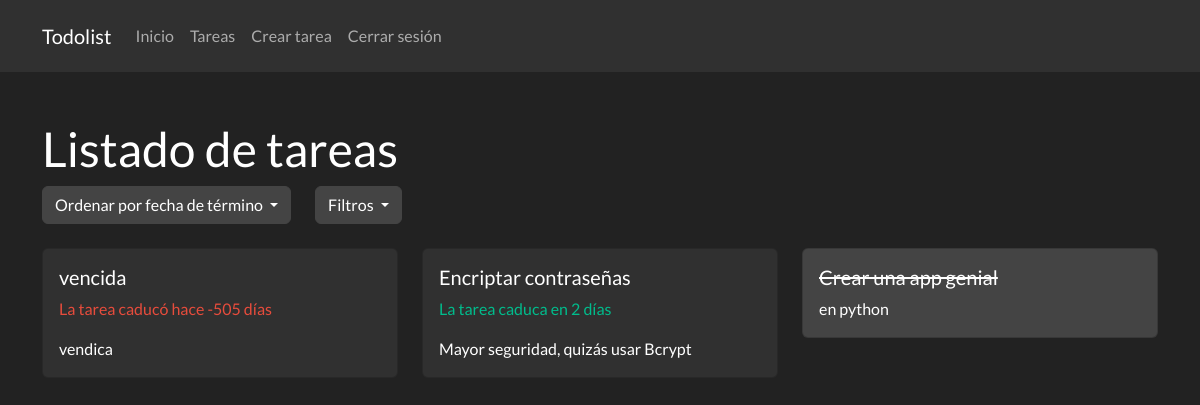
The page /tarea/ (signed in) on the database as committed earlier.
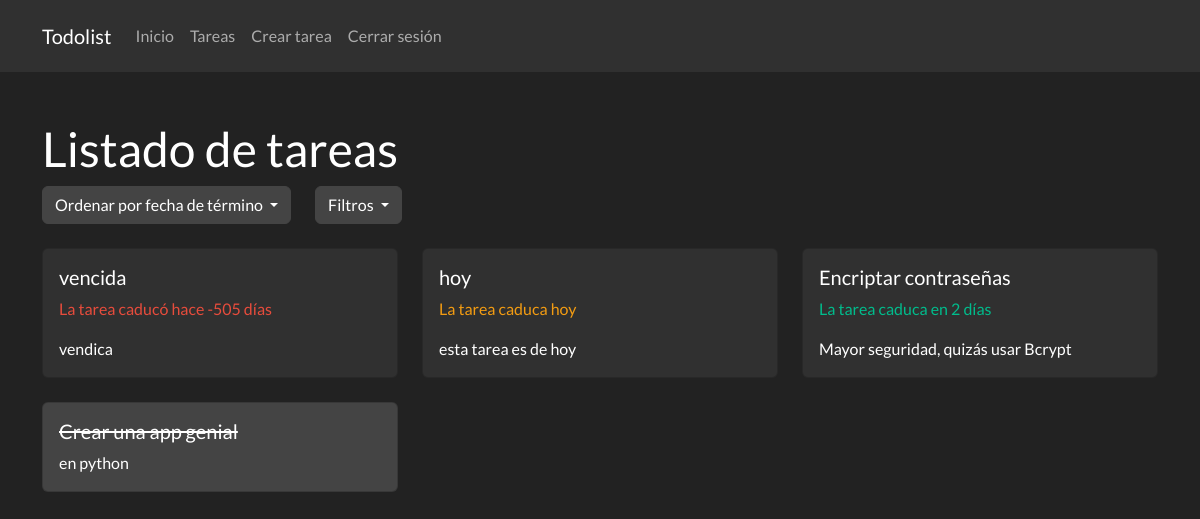
The same page on the database as committed later.
### app.py (models this page shows, shortened)
class Tarea(db.Model):
    id = db.Column(db.Integer, primary_key=True)
    titulo = db.Column(db.String(100), nullable=False)
    descripcion = db.Column(db.String(200), nullable=False)
    fecha_termino = db.Column(db.DateTime, nullable=False)
    estado = db.Column(db.Boolean, default=False)
    usuario_id = db.Column(db.Integer, db.ForeignKey('usuario.id'), nullable=False)

### app.py (the view, shortened to what this page needs)
@app.route('/tarea/', methods=['GET', 'POST'])
@app.route('/tarea/<int:id>', methods=['GET', 'POST'])
@app.route('/tarea/filtrar/<estado>', methods=['GET', 'POST'])
@login_required
def verTareas(id=None, estado=None):
    orden = request.args.get('orden', 'asc')
    query = Tarea.query.filter_by(usuario_id=current_user.id)
    if id is None:
        if orden == 'asc':
            query = query.order_by(Tarea.fecha_termino.asc())
        elif orden == 'desc':
            query = query.order_by(Tarea.fecha_termino.desc())
        tareas = query.all()
        return render_template('tareas.html', tareas=tareas, calcDiasRestantes = calcDiasRestantes, orden=orden, estado=estado)

### app.py (called while the page is built)
def calcDiasRestantes(fecha_termino):
    fecha_actual = datetime.now().date()
    dias_restantes = (fecha_termino.date()) - fecha_actual
    return dias_restantes.days

@login_manager.user_loader
def load_user(id):
    return Usuario.query.get(int(id))

### templates/tareas.html (shortened to what this page needs)
{% extends "base.html" %}
{% block content %}
<h1 class="mt-5">Listado de tareas</h1>
<div class="d-flex">
    <div class="row justify-content-center">
        <div class="col">
            <div class="dropdown">
                <a class="btn btn-secondary dropdown-toggle" href="#" role="button" id="dwFechas" data-toggle="dropdown"
                    aria-haspopup="true" aria-expanded="false">
                    Ordenar por fecha de término
                </a>
            </div>
        </div>
        <div class="col">
            <div class="dropdown">
                <a class="btn btn-secondary dropdown-toggle" href="#" role="button" id="dwOpciones" data-toggle="dropdown"
                    aria-haspopup="true" aria-expanded="false">
                    Filtros
                </a>
            </div>
        </div>
    </div>
</div>
<div class="row">
    {% for tarea in tareas %}
    <div class="col-md-4">
        <a href="{{ url_for('verTareas', id=tarea.id) }}" class="card-link" style="text-decoration: none;">
            <div class="card mt-4 {% if tarea.estado %}bg-secondary{% endif %}">
                <div class="card-body">
                    <h5 class="card-title" {% if tarea.estado %}style="text-decoration: line-through;" {% endif %}>{{
                        tarea.titulo }}</h5>
                    {% if not tarea.estado %}
                    {% if calcDiasRestantes(tarea.fecha_termino) > 0 %}
                    <p class="text-success">La tarea caduca en {{ calcDiasRestantes(tarea.fecha_termino) }} días</p>
                    {% elif calcDiasRestantes(tarea.fecha_termino) == 0 %}
                    <p class="text-warning">La tarea caduca hoy</p>
                    {% else %}
                    <p class="text-danger">La tarea caducó hace {{ calcDiasRestantes(tarea.fecha_termino) }} días</p>
                    {% endif %}
                    {% endif %}
                    <p class="card-text">{{ tarea.descripcion }}</p>
                </div>
            </div>
        </a>
    </div>
    {% endfor %}
</div>
{% endblock %}

### templates/base.html (shortened to what this page needs)
<!DOCTYPE html>
<html lang="es">
<head>
    <link rel="stylesheet" href="https://cdn.jsdelivr.net/npm/bootstrap@5.2.3/dist/css/bootstrap.min.css">
    <link rel="stylesheet" href="https://bootswatch.com/5/darkly/bootstrap.min.css">
    <link rel="stylesheet" type="text/css" href="https://cdn.jsdelivr.net/npm/toastify-js/src/toastify.min.css">
    <link rel="stylesheet" href="https://cdn.jsdelivr.net/npm/bootstrap-icons@1.10.5/font/bootstrap-icons.css">
</head>
<body>
    <nav class="navbar navbar-expand-lg navbar-dark bg-dark">
        <div class="container">
            <a class="navbar-brand" href="{{ url_for('index' ) }}">Todolist</a>
            <div class="collapse navbar-collapse" id="navbarNav">
                <ul class="navbar-nav ml-auto">
                    <li class="nav-item">
                        <a class="nav-link" href="{{ url_for('index' ) }}">Inicio</a>
                    </li>
                    <li class="nav-item">
                        <a class="nav-link" href="{{ url_for('verTareas' ) }}">Tareas</a>
                    </li>
                    <li class="nav-item">
                        <a class="nav-link" href="{{ url_for('crearTarea' ) }}">Crear tarea</a>
                    </li>
                    {% if current_user.is_authenticated %}
                    <li class="nav-item">
                        <a class="nav-link" href="{{ url_for('logout' ) }}">Cerrar sesión</a>
                    </li>
                    {% endif %}
                </ul>
            </div>
        </div>
    </nav>
    <div class="container mt-4">
        {% block content %}{% endblock %}
    </div>
</body>
</body>
</html>

Rows that differ between the two databases and show on the page:
added Tarea: titulo "hoy", estado "La tarea caduca hoy", descripcion "esta tarea es de hoy"
